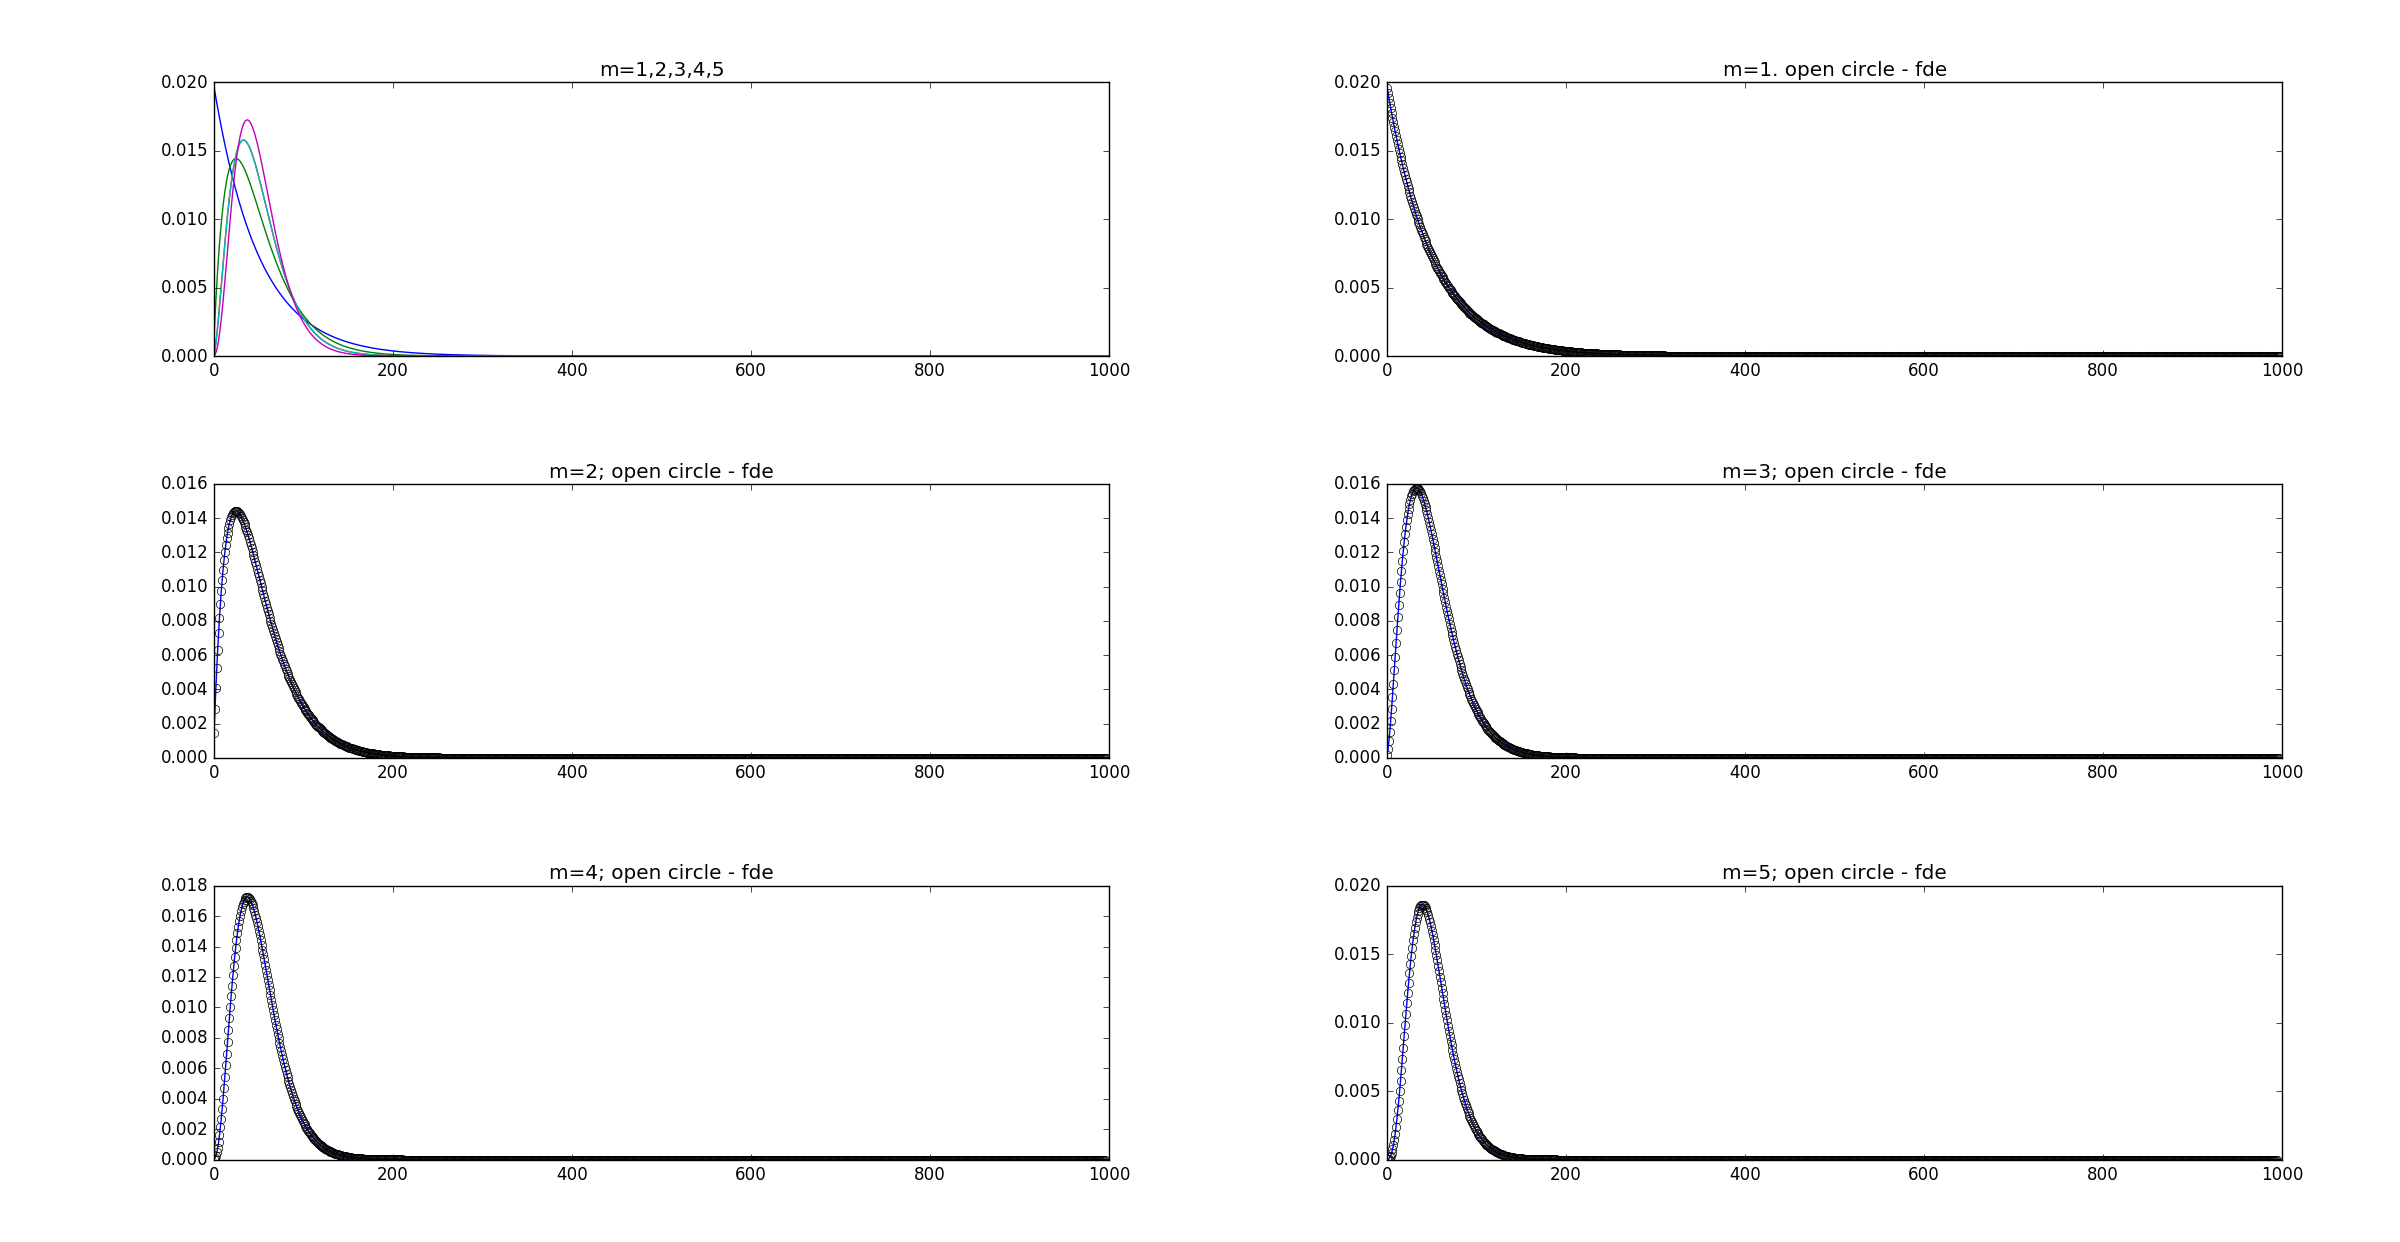

Reproduce this figure in Python.
#!/usr/bin/anaconda3/bin/python

import numpy as np
import matplotlib.pyplot as plt

from poly_ema import poly_ema
from compute_M0_M1_RHW import compute_M0_M1_RHW

from apply_poly_ema_m1_filter import apply_poly_ema_m1_filter
from apply_poly_ema_m2_filter import apply_poly_ema_m2_filter
from apply_poly_ema_m3_filter import apply_poly_ema_m3_filter
from apply_poly_ema_m4_filter import apply_poly_ema_m4_filter
from apply_poly_ema_m5_filter import apply_poly_ema_m5_filter

Nwindow = 1000
Neff = 50

# Problem 2 (e)

f, axarr = plt.subplots(3, 2)

h1 = poly_ema(1, Neff, Nwindow)
h2 = poly_ema(2, Neff, Nwindow)
h3 = poly_ema(3, Neff, Nwindow)
h4 = poly_ema(4, Neff, Nwindow)
h5 = poly_ema(5, Neff, Nwindow)

param_h1 = compute_M0_M1_RHW(h1)
param_h2 = compute_M0_M1_RHW(h2)
param_h3 = compute_M0_M1_RHW(h3)
param_h4 = compute_M0_M1_RHW(h4)
param_h5 = compute_M0_M1_RHW(h5)

axarr[0,0].set_title('m=1,2,3,4,5')
axarr[0,0].plot(h1)
axarr[0,0].plot(h2)
axarr[0,0].plot(h3)
axarr[0,0].plot(h3)
axarr[0,0].plot(h4)

axarr[0,1].set_title('m=1. open circle - fde')
axarr[0,1].plot(h1, label='m=1')
axarr[1,0].set_title('m=2; open circle - fde')
axarr[1,0].plot(h2, label='m=2')
axarr[1,1].set_title('m=3; open circle - fde')
axarr[1,1].plot(h3, label='m=3')
axarr[2,0].set_title('m=4; open circle - fde')
axarr[2,0].plot(h4, label='m=4')
axarr[2,1].set_title('m=5; open circle - fde')
axarr[2,1].plot(h5, label='m=5')

# Problem 2 (f)

print("M0 --- M1 --- RHW")
print(round(param_h1[0],6), round(param_h1[1],6), round(param_h1[2],6))
print(round(param_h2[0],6), round(param_h2[1],6), round(param_h2[2],6))
print(round(param_h3[0],6), round(param_h3[1],6), round(param_h3[2],6))
print(round(param_h4[0],6), round(param_h4[1],6), round(param_h4[2],6))
print(round(param_h5[0],6), round(param_h5[1],6), round(param_h5[2],6))

# Problem 2 (h)

lag = 1
impulse = np.zeros(Nwindow)
impulse[lag] = 1
candidate = apply_poly_ema_m1_filter(impulse, Neff)
impulse_response_fde = candidate[lag:]
axarr[0,1].plot(impulse_response_fde, 'o' ,markerfacecolor='none')

lag = 2
impulse = np.zeros(Nwindow)
impulse[lag] = 1
candidate = apply_poly_ema_m2_filter(impulse, Neff)
impulse_response_fde = candidate[lag:]
axarr[1,0].plot(impulse_response_fde, 'o' ,markerfacecolor='none')

lag = 3
impulse = np.zeros(Nwindow)
impulse[lag] = 1
candidate = apply_poly_ema_m3_filter(impulse, Neff)
impulse_response_fde = candidate[lag:]
axarr[1,1].plot(impulse_response_fde, 'o' ,markerfacecolor='none')

lag = 4
impulse = np.zeros(Nwindow)
impulse[lag] = 1
candidate = apply_poly_ema_m4_filter(impulse, Neff)
impulse_response_fde = candidate[lag:]
axarr[2,0].plot(impulse_response_fde, 'o' ,markerfacecolor='none')

lag = 5
impulse = np.zeros(Nwindow)
impulse[lag] = 1
candidate = apply_poly_ema_m5_filter(impulse, Neff)
impulse_response_fde = candidate[lag:]
axarr[2,1].plot(impulse_response_fde, 'o' ,markerfacecolor='none')

plt.tight_layout()
plt.show()
